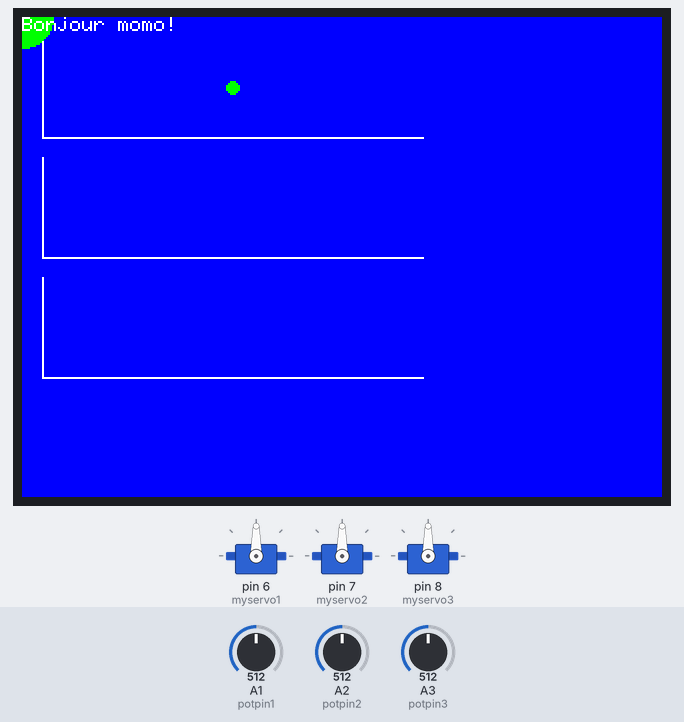
Recording of a sketch running on a simulated Arduino Mega 2560, built with avr-gcc and run on an emulated ATmega2560. Parts: 3 × servo, 320×240 colour display. The inputs (shaded band) are chosen by the test bench; at power-on: A1 (potpin1) = 512, A2 (potpin2) = 512, A3 (potpin3) = 512. What the sketch prints to the serial monitor is not drawn.

Above: at 1.4 s.
1.5 s: A1 (potpin1) set to 554
At 1.92 s:
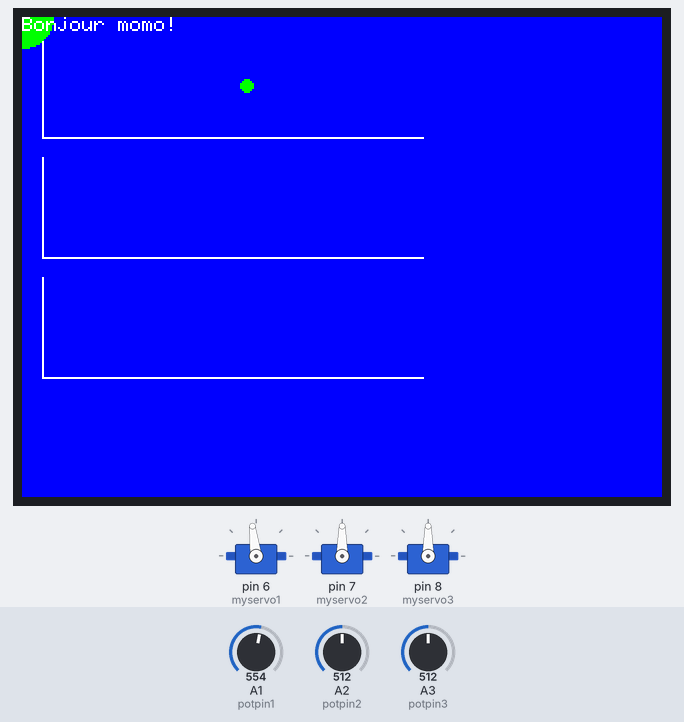
3.2 s: A1 (potpin1) set to 583
At 3.58 s:
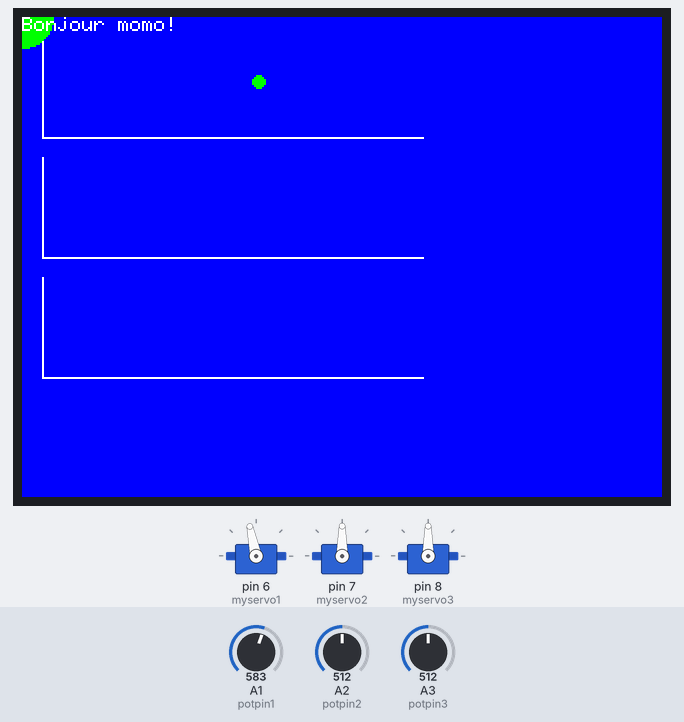
5.2 s: A2 (potpin2) set to 560
At 5.42 s:
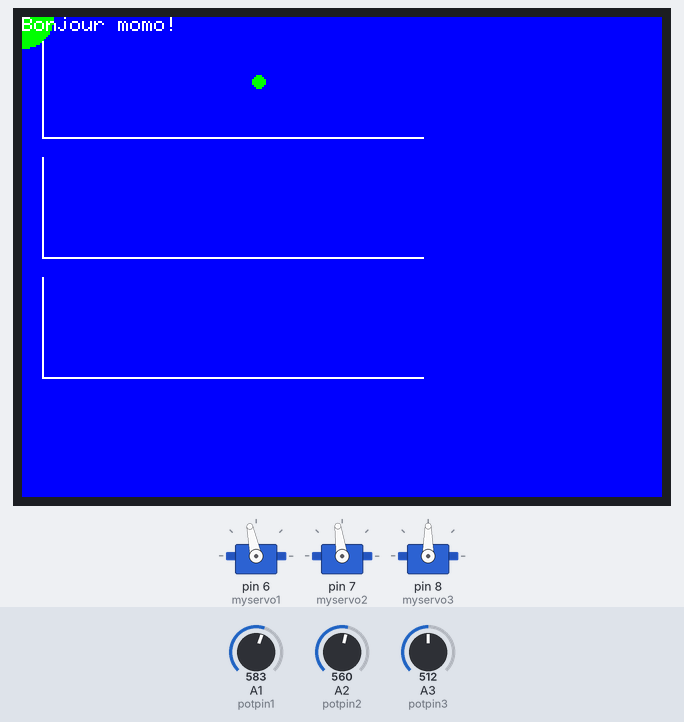
7.9 s: A2 (potpin2) set to 583
At 8.25 s:
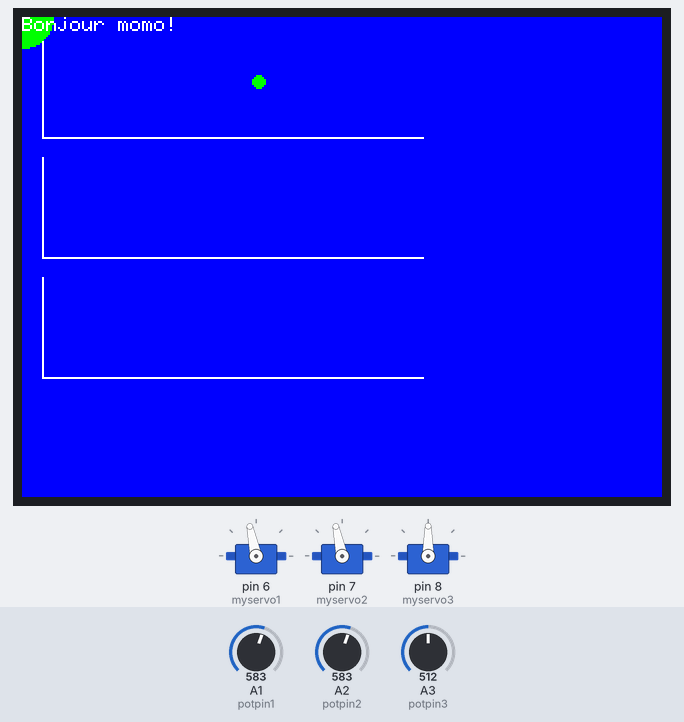
10.4 s: A3 (potpin3) set to 475
At 10.73 s:
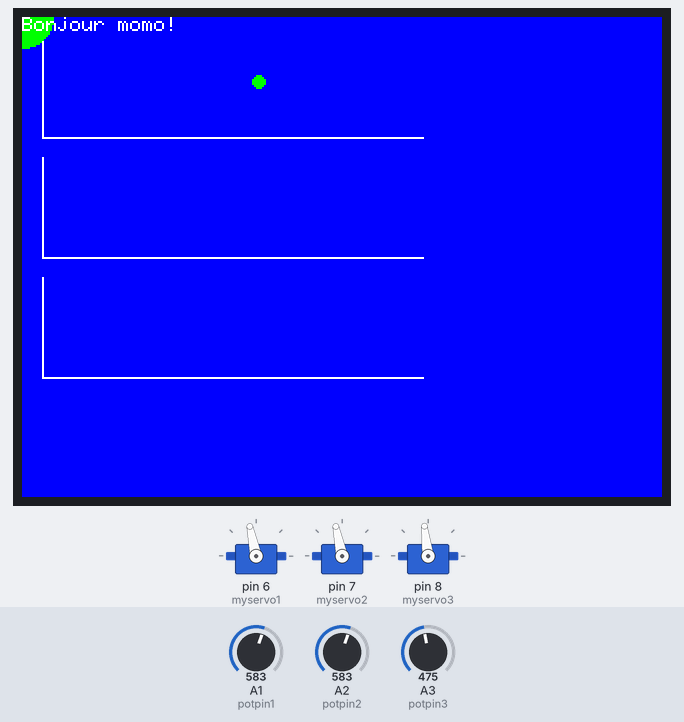
13.4 s: A3 (potpin3) set to 445
At 13.65 s:
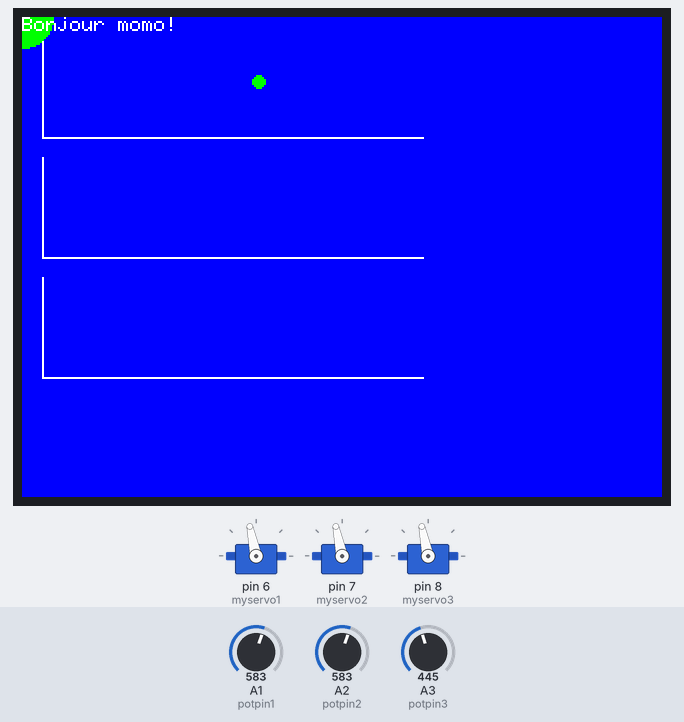
Timing chart, 0 to 16.4 s (numbered marks = the images above; inputs shaded):
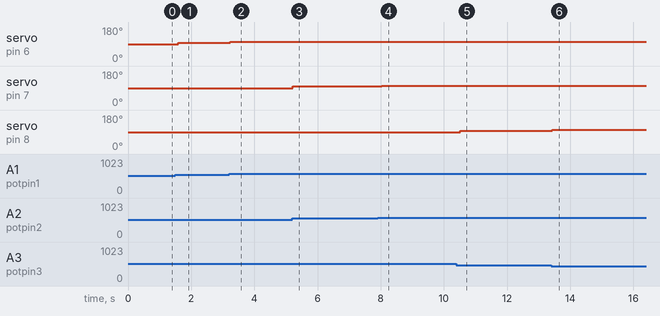

Measured:
- after the input at 1.5 s, servo on pin 6 (myservo1): 90° → 97° after 0.08 s; the display: first differs from a run without the input after 0.22 s (image 1)
- after the input at 3.2 s, servo on pin 6 (myservo1): 97° → 102° at once; the display: changes after 0.17 s (image 2)
- after the input at 5.2 s, servo on pin 7 (myservo2): 90° → 98° at once
- after the input at 7.9 s, servo on pin 7 (myservo2): 98° → 102° after 0.14 s
- after the input at 10.4 s, servo on pin 8 (myservo3): 90° → 97° after 0.12 s
- after the input at 13.4 s, servo on pin 8 (myservo3): 97° → 102° at once

The sketch:

Knob_momo_06_melange_ecran_ILI9340_FC_2021_B.ino
```cpp
/*
 Controlling a servo position using a potentiometer (variable resistor)
 by Michal Rinott <http://people.interaction-ivrea.it/m.rinott>

 modified on 8 Nov 2013
 by Scott Fitzgerald
 http://www.arduino.cc/en/Tutorial/Knob
*/

#include <Servo.h>
#include "SPI.h"
#include "Adafruit_GFX.h"
#include "Adafruit_ILI9341.h"

#define TFT_DC 36
#define TFT_CS 38
#define TFT_MOSI MOSI
#define TFT_CLK SCK
#define TFT_MISO MISO
#define TFT_RST 32

// Use hardware SPI (on Uno, #13, #12, #11) and the above for CS/DC
Adafruit_ILI9341 tft = Adafruit_ILI9341(TFT_CS, TFT_DC);


const long SERIAL_REFRESH_TIME = 100;
long refresh_time;

Servo myservo1;  // create servo object to control a servo
Servo myservo2;
Servo myservo3;

int potpin1 = A1;  // analog pin used to connect the potentiometer
int potpin2 = A2;
int potpin3 = A3;
int val1p,val2p,val3p;    // variable to read the value from the analog pin
int val1s,val2s,val3s;
int val1_aux,val2_aux,val3_aux;
static int continuer;

void setup() {
//  Serial2.begin(115200);
  Serial.begin(9600);
  //Serial.begin(9600);
  myservo1.attach(6);  // attaches the servo on pin 9 to the servo object
  myservo2.attach(7);
  myservo3.attach(8);

  tft.begin();
uint8_t x = tft.readcommand8(ILI9341_RDMODE);
  Serial.print("Display Power Mode: 0x"); Serial.println(x, HEX);
  x = tft.readcommand8(ILI9341_RDMADCTL);
  Serial.print("MADCTL Mode: 0x"); Serial.println(x, HEX);
  x = tft.readcommand8(ILI9341_RDPIXFMT);
  Serial.print("Pixel Format: 0x"); Serial.println(x, HEX);
  x = tft.readcommand8(ILI9341_RDIMGFMT);
  Serial.print("Image Format: 0x"); Serial.println(x, HEX);
  x = tft.readcommand8(ILI9341_RDSELFDIAG);
  Serial.print("Self Diagnostic: 0x"); Serial.println(x, HEX);

  tft.fillScreen(ILI9341_BLUE);

}

void loop() {
  int
  x1=0,
  y1=0,
  x2=0,
  y2=0,
  x3=0,
  y3=0;
  static int
  x1_old=0,
  y1_old=0,
  x2_old=0,
  y2_old=0,
  x3_old=0,
  y3_old=0;
  int
  xp1=10,    yp1=60,
  xp2=10,    yp2=10,
  xp3=200,   yp3=60,

  xp4=10,    yp4=120,
  xp5=10,    yp5=70,
  xp6=200,   yp6=120,

  xp7=10,    yp7=180,
  xp8=10,    yp8=130,
  xp9=200,   yp9=180;


  tft.setRotation(3);
  tft.setCursor(0, 0);
  tft.setTextColor(ILI9341_WHITE);  tft.setTextSize(1);
  tft.println("Bonjour momo!");

  val1p = analogRead(potpin1);
  val2p = analogRead(potpin2);
  val3p = analogRead(potpin3);


  val1s = map(val1p, 0, 1023, 0, 180);
  val2s = map(val2p, 0, 1023, 0, 180);
  val3s = map(val3p, 0, 1023, 180, 0);

  myservo1.write(val1s);
  myservo2.write(val2s);
  myservo3.write(val3s);

      Serial.print("min:");
      Serial.print(0);
      Serial.print(" s1:");
      Serial.print((int)val1s);
      Serial.print(" s2:");
      Serial.print((int)val2s);
      Serial.print(" s3:");
      Serial.print((int)val3s);
      Serial.print(" max:");
      Serial.println(180);

       Serial.print("min:");
      Serial.print(0);
      Serial.print(" s1:");
      Serial.print((int)val1s);
      Serial.print(" s2:");
      Serial.print((int)val2s);
      Serial.print(" s3:");
      Serial.print((int)val3s);
      Serial.print(" max:");
      Serial.println(180);

      Serial.print("min:");
      Serial.print(0);
      Serial.print(" s1:");
      Serial.print((int)val1s);
      Serial.print(" s2:");
      Serial.print((int)val2s);
      Serial.print(" s3:");
      Serial.print((int)val3s);
      Serial.print(" max:");
      Serial.println(180);

      Serial.print("min:");
      Serial.print(0);
      Serial.print(" s1:");
      Serial.print((int)val1s);
      Serial.print(" s2:");
      Serial.print((int)val2s);
      Serial.print(" s3:");
      Serial.print((int)val3s);
      Serial.print(" max:");
      Serial.println(180);
  tft.drawLine(xp2, yp2, xp1, yp1, ILI9341_WHITE);
  tft.drawLine(xp1, yp1, xp3, yp3, ILI9341_WHITE);
  x1=map(val1p,0,1023,xp1,xp3);
  y1=map(val1s,0,180,yp1,yp2);
  tft.fillCircle(x1_old, y1_old, 3, ILI9341_BLUE);
  tft.fillCircle(x1,     y1,     3, ILI9341_GREEN);
  x1_old=x1;
  y1_old=y1;

  tft.drawLine(xp5, yp5, xp4, yp4, ILI9341_WHITE);
  tft.drawLine(xp4, yp4, xp6, yp6, ILI9341_WHITE);
  tft.fillCircle(x2, y2, 15, ILI9341_GREEN);

  tft.drawLine(xp8, yp8, xp7, yp7, ILI9341_WHITE);
  tft.drawLine(xp7, yp7, xp9, yp9, ILI9341_WHITE);
  tft.fillCircle(x3, y3, 15, ILI9341_GREEN);


  //delay(15);                           // waits for the servo to get there
}
```
